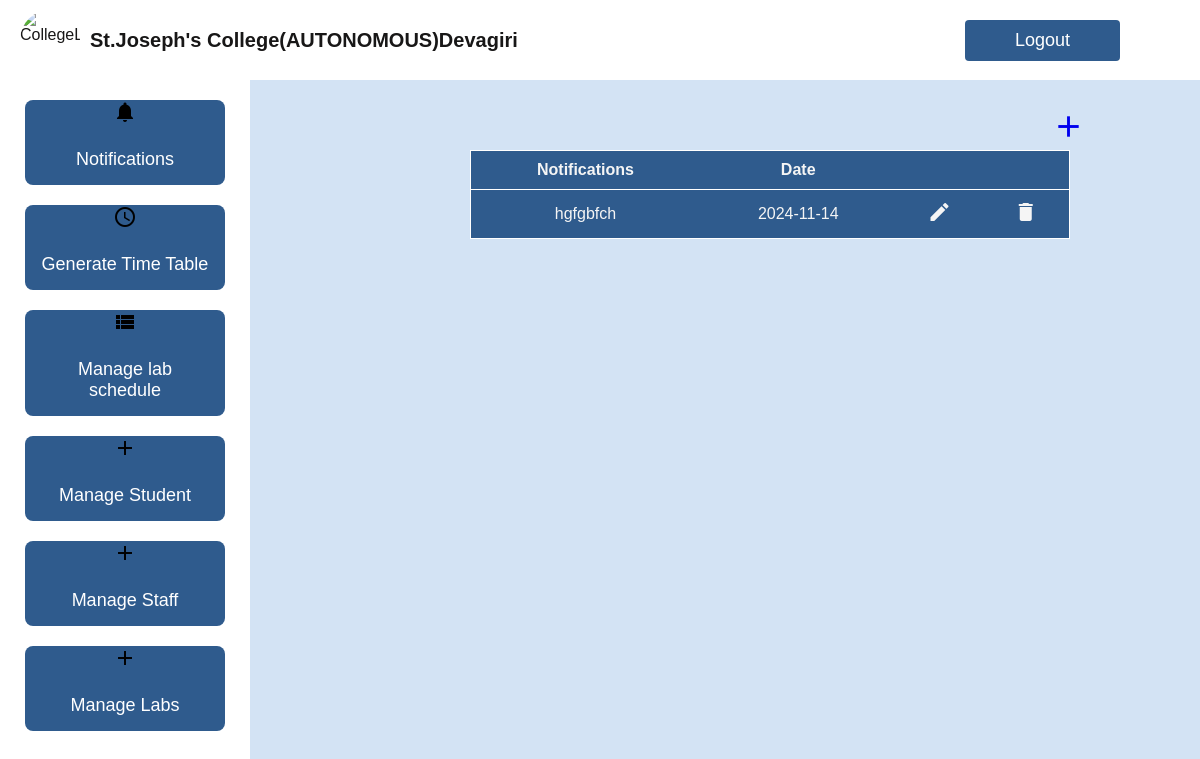
The app's page /administrator/viewnotifications/, older data.
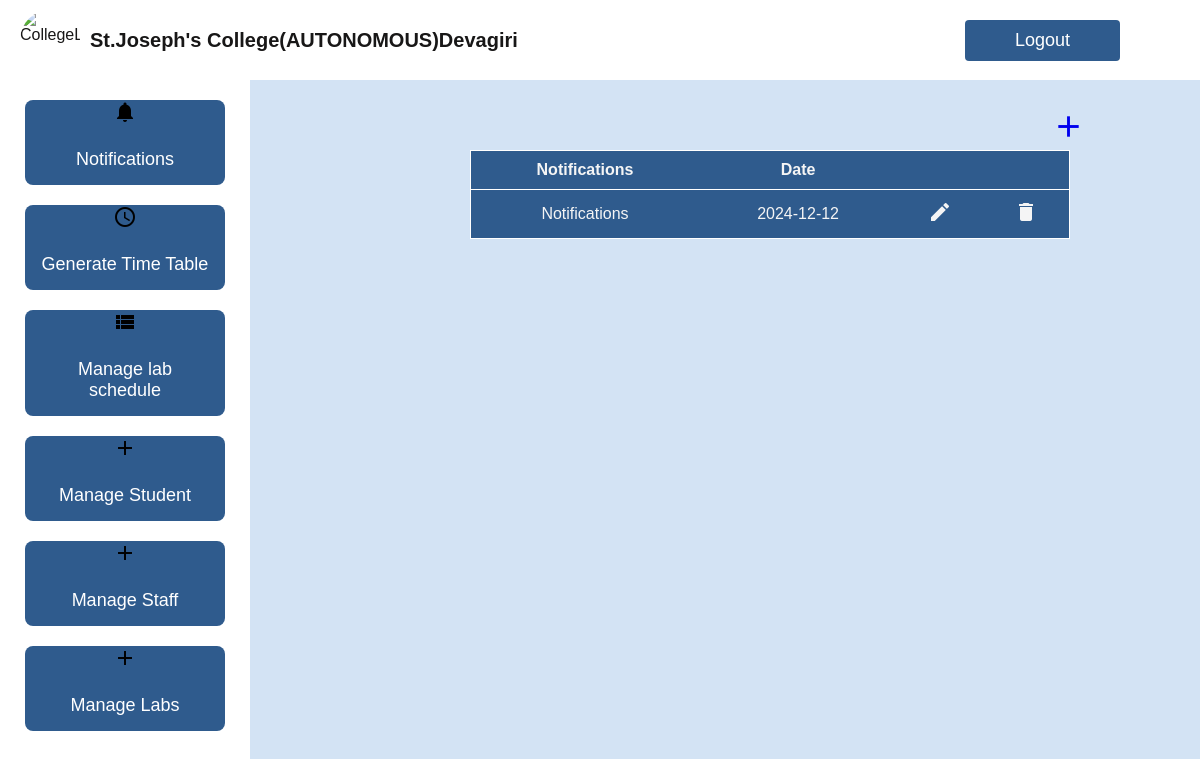
The same page, newer data.
### administrator/models.py (models this page shows)
class notifications(models.Model):
    notification=models.CharField(max_length=200,null=True,blank=True)
    notificationdate=models.CharField(max_length=100,null=True,blank=True)

### administrator/views.py (the view)
# urls.py: path('viewnotifications/',Viewnotifications.as_view(),name='viewnotifications'),
class Viewnotifications(View):
  def get(self,request):
    notificationobject=notifications.objects.all()
    return render(request,'admin/viewnotifications.html',{'notificationobject':notificationobject})

### templates/admin/viewnotifications.html (shortened to what this page needs)
{% extends 'admin/adminbase.html' %}
{%block body%}
  <div class="plusbutton">
    <a href="/Addnotifications/"><i class="material-icons" style="font-size: 35px;">add</i></a>
  </div>
    <div>
      <table id="table1" >
        <tr>
            <th>Notifications</th>
            <th>Date</th>
            </tr>
            {% for i in notificationobject %}
            <tr>
                <td>{{i.notification}}</td>
                <td>{{i.notificationdate}}</td>
                <td><a href="/administrator/updatenotification/{{i.id}}/"><i class="material-icons" style="color: whitesmoke;">edit</i></a></td>
                <td><a href="/administrator/Deletenotification/{{i.id}}/"><i class="material-icons" style="color: whitesmoke;">delete</i></a></td>
        </tr>
        {% endfor %}
    </table>
    </div>
{% endblock %}

Row changes from the older to the newer data that the page shows:
removed notifications: notification "hgfgbfch", notificationdate "2024-11-14"
added notifications: notification "Notifications", notificationdate "2024-12-12"
